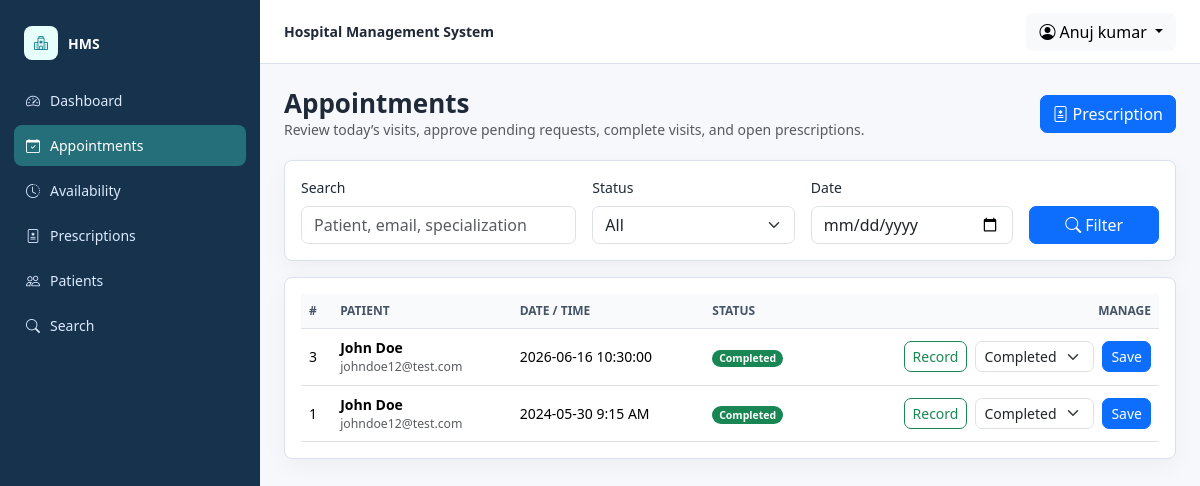
Page /hms/doctor/appointment-history.php (signed in) on the committed database.
### tables this page shows
CREATE TABLE `doctors` (
  `id` int(11) NOT NULL,
  `specilization` varchar(255) DEFAULT NULL,
  `doctorName` varchar(255) DEFAULT NULL,
  `address` longtext DEFAULT NULL,
  `docFees` varchar(255) DEFAULT NULL,
  `contactno` bigint(11) DEFAULT NULL,
  `docEmail` varchar(255) DEFAULT NULL,
  `password` varchar(255) NOT NULL,
  `creationDate` timestamp NULL DEFAULT current_timestamp(),
  `updationDate` timestamp NULL DEFAULT NULL ON UPDATE current_timestamp()
);

CREATE TABLE `appointment` (
  `id` int(11) NOT NULL,
  `doctorSpecialization` varchar(255) DEFAULT NULL,
  `doctorId` int(11) DEFAULT NULL,
  `userId` int(11) DEFAULT NULL,
  `consultancyFees` int(11) DEFAULT NULL,
  `appointmentDate` varchar(255) DEFAULT NULL,
  `appointmentTime` varchar(255) DEFAULT NULL,
  `postingDate` timestamp NULL DEFAULT current_timestamp(),
  `userStatus` int(11) DEFAULT NULL,
  `doctorStatus` int(11) DEFAULT NULL,
  `updationDate` timestamp NULL DEFAULT NULL ON UPDATE current_timestamp(),
  `status` enum('Pending','Approved','Completed','Cancelled') NOT NULL DEFAULT 'Pending',
  `status_updated_at` datetime DEFAULT NULL,
  `status_updated_by` varchar(80) DEFAULT NULL,
  `reschedule_reason` varchar(255) DEFAULT NULL,
  `cancel_reason` varchar(255) DEFAULT NULL
);

CREATE TABLE `users` (
  `id` int(11) NOT NULL,
  `fullName` varchar(255) DEFAULT NULL,
  `address` longtext DEFAULT NULL,
  `city` varchar(255) DEFAULT NULL,
  `gender` varchar(255) DEFAULT NULL,
  `email` varchar(255) DEFAULT NULL,
  `password` varchar(255) NOT NULL,
  `regDate` timestamp NULL DEFAULT current_timestamp(),
  `updationDate` timestamp NULL DEFAULT NULL ON UPDATE current_timestamp()
);

### hms/doctor/appointment-history.php (the view, shortened to what this page needs)
<?php
include('include/config.php');
$doctorId = (int) $_SESSION['id'];
$statusExpr = hms_appointment_status_expr($con, 'a');
$q = hms_get('q');
$date = hms_get('date');
$where = array('a.doctorId = ?');
$types = 'i';
$params = array($doctorId);
$appointments = hms_fetch_all(
    $con,
    'SELECT a.id, a.doctorSpecialization, a.consultancyFees, a.appointmentDate, a.appointmentTime, a.postingDate, ' . $statusExpr . ' AS status_name, u.fullName, u.email
     FROM appointment a
     JOIN users u ON u.id = a.userId
     WHERE ' . implode(' AND ', $where) . '
     ORDER BY a.appointmentDate DESC, a.appointmentTime DESC',
    $types,
    $params
);
hms_layout_header('Doctor Appointments', 'doctor', 'appointments');
?>
<div class="hms-page-title">
    <div>
        <h1>Appointments</h1>
        <div class="text-muted">Review today’s visits, approve pending requests, complete visits, and open prescriptions.</div>
    </div>
    <a class="btn btn-primary" href="prescriptions.php"><i class="bi bi-file-medical me-1"></i>Prescription</a>
</div>
<div class="hms-card p-3 mb-3">
    <form class="row g-3 align-items-end" method="get">
        <div class="col-md-4">
            <label class="form-label">Search</label>
            <input class="form-control" name="q" value="<?php echo hms_e($q); ?>" placeholder="Patient, email, specialization">
        </div>
        <div class="col-md-3">
            <label class="form-label">Status</label>
            <select class="form-select" name="status">
                <option value="">All</option>
            </select>
        </div>
        <div class="col-md-3">
            <label class="form-label">Date</label>
            <input class="form-control" type="date" name="date" value="<?php echo hms_e($date); ?>">
        </div>
        <div class="col-md-2 d-grid">
            <button class="btn btn-primary" type="submit"><i class="bi bi-search me-1"></i>Filter</button>
        </div>
    </form>
</div>
<div class="hms-card p-3">
    <div class="table-responsive">
        <table class="table table-hover align-middle mb-0" data-sortable>
            <thead>
            <tr>
                <th data-sort>#</th>
                <th data-sort>Patient</th>
                <th data-sort>Date / Time</th>
                <th data-sort>Status</th>
                <th class="text-end">Manage</th>
            </tr>
            </thead>
            <tbody>
            <?php foreach ($appointments as $appointment) { ?>
                <tr>
                    <td><?php echo hms_e($appointment['id']); ?></td>
                    <td>
                        <div class="fw-semibold"><?php echo hms_e($appointment['fullName']); ?></div>
                        <div class="small text-muted"><?php echo hms_e($appointment['email']); ?></div>
                    </td>
                    <td><?php echo hms_e($appointment['appointmentDate']); ?> <?php echo hms_e($appointment['appointmentTime']); ?></td>
                    <td><?php echo hms_status_badge($appointment['status_name']); ?></td>
                    <td class="text-end">
                        <div class="d-inline-flex flex-wrap gap-2 justify-content-end">
                            <a class="btn btn-sm btn-outline-success" href="prescriptions.php?appointment_id=<?php echo hms_e($appointment['id']); ?>">Record</a>
                            <form method="post" class="d-inline-flex gap-2 align-items-center">
                                <select class="form-select form-select-sm" name="status">
                                    <?php foreach (array('Pending', 'Approved', 'Completed', 'Cancelled') as $option) { ?>
                                        <option value="<?php echo hms_e($option); ?>" <?php echo $appointment['status_name'] === $option ? 'selected' : ''; ?>><?php echo hms_e($option); ?></option>
                                    <?php } ?>
                                </select>
                                <button class="btn btn-sm btn-primary" type="submit">Save</button>
                            </form>
                        </div>
                    </td>
                </tr>
            <?php } ?>
            </tbody>
        </table>
    </div>
</div>
<?php hms_layout_footer(); ?>

### hms/include/hms_helpers.php (shortened to what this page needs)
<?php
if (!defined('HMS_HELPERS_LOADED')) {
    function hms_e($value)
    {
        return htmlspecialchars((string) $value, ENT_QUOTES, 'UTF-8');
    }
    function hms_get($key, $default = '')
    {
        return isset($_GET[$key]) ? trim((string) $_GET[$key]) : $default;
    }
    function hms_stmt($con, $sql, $types = '', $params = array())
    {
        $stmt = mysqli_prepare($con, $sql);
        if ($types !== '' && !empty($params)) {
            $bind = array_merge(array($types), $params);
            $refs = array();
            foreach ($bind as $key => $value) {
                $refs[$key] = &$bind[$key];
            }
            call_user_func_array(array($stmt, 'bind_param'), $refs);
        }
        if (!mysqli_stmt_execute($stmt)) {
            throw new RuntimeException('Database query failed.');
        }
        return $stmt;
    }
    function hms_fetch_all($con, $sql, $types = '', $params = array())
    {
        $stmt = hms_stmt($con, $sql, $types, $params);
        $result = mysqli_stmt_get_result($stmt);
        $rows = array();
        if ($result) {
            while ($row = mysqli_fetch_assoc($result)) {
                $rows[] = $row;
            }
        }
        return $rows;
    }
    function hms_fetch_one($con, $sql, $types = '', $params = array())
    {
        $rows = hms_fetch_all($con, $sql, $types, $params);
        return isset($rows[0]) ? $rows[0] : null;
    }
    function hms_scalar($con, $sql, $types = '', $params = array())
    {
        $row = hms_fetch_one($con, $sql, $types, $params);
        $values = array_values($row);
        return isset($values[0]) ? $values[0] : 0;
    }
    function hms_column_exists($con, $table, $column)
    {
        return (int) hms_scalar(
            $con,
            'SELECT COUNT(*) FROM information_schema.columns WHERE table_schema = DATABASE() AND table_name = ? AND column_name = ?',
            'ss',
            array($table, $column)
        ) > 0;
    }
    function hms_appointment_status_expr($con, $alias = 'appointment')
    {
        $prefix = $alias ? '`' . $alias . '`.' : '';
        if (hms_column_exists($con, 'appointment', 'status')) {
            return 'COALESCE(NULLIF(' . $prefix . '`status`, ""), CASE WHEN ' . $prefix . '`userStatus` = 0 OR ' . $prefix . '`doctorStatus` = 0 THEN "Cancelled" ELSE "Pending" END)';
        }
        return 'CASE WHEN ' . $prefix . '`userStatus` = 0 OR ' . $prefix . '`doctorStatus` = 0 THEN "Cancelled" ELSE "Pending" END';
    }
    function hms_status_badge($status)
    {
        $status = ucfirst(strtolower((string) $status));
        $classes = array(
            'Pending' => 'text-bg-warning',
            'Approved' => 'text-bg-primary',
            'Completed' => 'text-bg-success',
            'Cancelled' => 'text-bg-secondary'
        );
        $class = isset($classes[$status]) ? $classes[$status] : 'text-bg-light';
        return '<span class="badge rounded-pill ' . $class . '">' . hms_e($status) . '</span>';
    }
    function hms_current_user_name($con, $role)
    {
        $id = isset($_SESSION['id']) ? (int) $_SESSION['id'] : 0;
        if ($role === 'doctor') {
            $row = hms_fetch_one($con, 'SELECT doctorName FROM doctors WHERE id = ?', 'i', array($id));
            return $row ? $row['doctorName'] : 'Doctor';
        }
        return 'Admin';
    }
    function hms_nav_items($role)
    {
        if ($role === 'doctor') {
            return array(
                array('dashboard', 'Dashboard', 'dashboard.php', 'bi-speedometer2'),
                array('appointments', 'Appointments', 'appointment-history.php', 'bi-calendar-check'),
                array('availability', 'Availability', 'availability.php', 'bi-clock-history'),
                array('prescriptions', 'Prescriptions', 'prescriptions.php', 'bi-file-medical'),
                array('patients', 'Patients', 'manage-patient.php', 'bi-people'),
                array('search', 'Search', 'search.php', 'bi-search')
            );
        }
        return array(
            array('dashboard', 'Dashboard', 'dashboard.php', 'bi-speedometer2'),
            array('book', 'Book Appointment', 'book-appointment.php', 'bi-calendar-plus'),
            array('appointments', 'Appointments', 'appointment-history.php', 'bi-calendar-check'),
            array('history', 'Medical History', 'manage-medhistory.php', 'bi-journal-medical'),
            array('profile', 'Profile', 'edit-profile.php', 'bi-person')
        );
    }
        ?>
<?php
    function hms_layout_header($title, $role, $active = 'dashboard')
    {
        global $con;
        $name = hms_current_user_name($con, $role);
        $items = hms_nav_items($role);
        ?>
<!doctype html>
<html lang="en">
<head>
    <link href="https://cdn.jsdelivr.net/npm/bootstrap@5.3.3/dist/css/bootstrap.min.css" rel="stylesheet">
    <link href="https://cdn.jsdelivr.net/npm/bootstrap-icons@1.11.3/font/bootstrap-icons.css" rel="stylesheet">
</head>
<body>
<div class="hms-shell">
    <aside class="hms-sidebar">
        <div class="hms-brand"><span class="hms-brand-icon"><i class="bi bi-hospital"></i></span><span>HMS</span></div>
        <nav class="hms-nav">
            <?php foreach ($items as $item) { ?>
                <a class="<?php echo $active === $item[0] ? 'active' : ''; ?>" href="<?php echo hms_e($item[2]); ?>">
                    <i class="bi <?php echo hms_e($item[3]); ?>"></i><span><?php echo hms_e($item[1]); ?></span>
                </a>
            <?php } ?>
        </nav>
    </aside>
    <div class="hms-main">
        <header class="hms-topbar">
            <div class="fw-semibold">Hospital Management System</div>
            <div class="dropdown">
                <button class="btn btn-light dropdown-toggle" type="button" data-bs-toggle="dropdown">
                    <i class="bi bi-person-circle me-1"></i><?php echo hms_e($name); ?>
                </button>
            </div>
        </header>
        <main class="hms-content">
<?php
    }
    function hms_layout_footer($extraScripts = '')
    {
        ?>
        </main>
    </div>
</div>
</body>
</html>
<?php
    }
}
?>

### hms/include/hms_helpers.php (style rules this page uses)
:root { --hms-ink: #1f2937; --hms-muted: #667085; --hms-line: #d9e2ec; --hms-bg: #f6f8fb; --hms-sidebar: #17324d; --hms-sidebar-active: #256f7a; --hms-teal: #127c8a; --hms-amber: #b7791f; }
body { background: var(--hms-bg); color: var(--hms-ink); font-size: 14px; letter-spacing: 0; }
a { text-decoration: none; }
.hms-shell { min-height: 100vh; display: grid; grid-template-columns: 260px minmax(0, 1fr); }
.hms-sidebar { background: var(--hms-sidebar); color: #fff; padding: 18px 14px; position: sticky; top: 0; height: 100vh; }
.hms-brand { display: flex; align-items: center; gap: 10px; padding: 8px 10px 20px; font-weight: 700; }
.hms-brand-icon { width: 34px; height: 34px; border-radius: 8px; background: #e6fffb; color: var(--hms-teal); display: inline-flex; align-items: center; justify-content: center; }
.hms-nav a { color: #dbeafe; display: flex; align-items: center; gap: 10px; padding: 10px 12px; border-radius: 8px; margin-bottom: 4px; }
.hms-nav a.active, .hms-nav a:hover { background: var(--hms-sidebar-active); color: #fff; }
.hms-main { min-width: 0; }
.hms-topbar { background: #fff; border-bottom: 1px solid var(--hms-line); min-height: 64px; display: flex; align-items: center; justify-content: space-between; padding: 0 24px; position: sticky; top: 0; z-index: 10; }
.hms-content { padding: 24px; }
.hms-page-title { display: flex; justify-content: space-between; gap: 16px; align-items: center; margin-bottom: 20px; }
.hms-page-title h1 { font-size: 26px; margin: 0; font-weight: 700; }
.hms-card { background: #fff; border: 1px solid var(--hms-line); border-radius: 8px; box-shadow: 0 8px 24px rgba(16, 24, 40, .04); }
.table thead th { color: #475467; background: #f8fafc; font-size: 12px; text-transform: uppercase; white-space: nowrap; }
.table td, .table th { vertical-align: middle; }
.btn { border-radius: 7px; }
.form-control, .form-select { border-radius: 7px; }

### rows in the picture
doctors: doctorName "Anuj kumar"
appointment: id "3", userId.fullName "John Doe", userId.email "johndoe12@test.com", appointmentDate "2026-06-16", appointmentTime "10:30:00", status "Completed"
appointment: id "1", userId.fullName "John Doe", userId.email "johndoe12@test.com", appointmentDate "2024-05-30", appointmentTime "9:15 AM", status "Completed"

### other values in the picture
hms_e($item[1]) "Dashboard"
hms_e($item[1]) "Appointments"
hms_e($item[1]) "Availability"
hms_e($item[1]) "Prescriptions"
hms_e($item[1]) "Patients"
hms_e($item[1]) "Search"
form field status "Completed"
